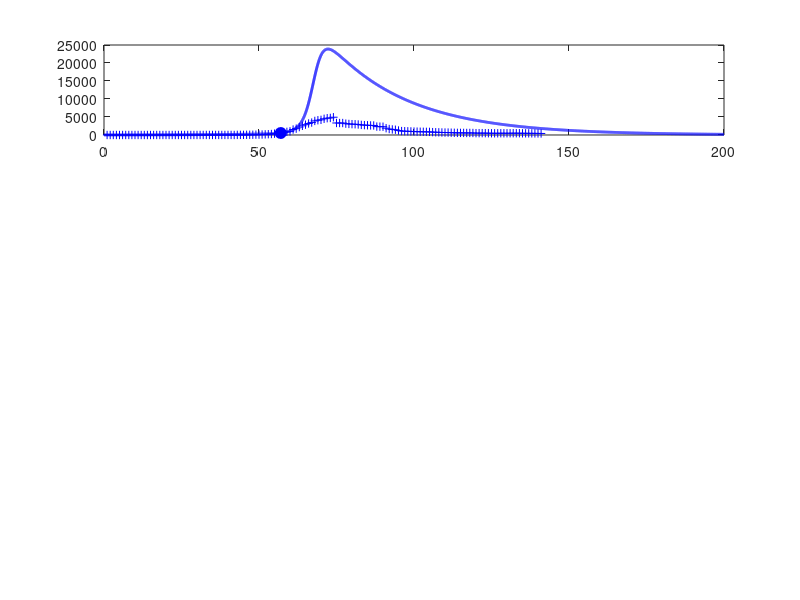

Here is the MATLAB script that generated this plot: (Note: this script raises an error after producing the figure.)
% svr19AUS.m

% Revised:  2020 04 05

% Mathemtatical model for the spread of the covid19 virus
% Model for GLOBAL spread of virus
% Model for CHINA spread of virus: download svr19CHINA.m
% Data from https://www.worldometers.info/coronavirus/
% Date file:  covid19.mat  variable covid19
% Model specified by the variables in the INPUT SECTION of the Script

% DOING PHYSICS WITH MATLAB: 
%   ../mphome.htm
% Documentation
%   http://www.physics.usyd.edu.au/teach_res/mp/doc/sird19E.htm
% Download Scripts
%   http://www.physics.usyd.edu.au/teach_res/mp/mscripts/

% Ian Cooper
% email: matlabvisualphysics@gmail.com
% Matlab 2019b

% Populations: Data d / Model
% Susceptible individuals:  Sd  S
% Active infections (currently infected);  Id  I
% Recovered:  Rd  R
% Dead:  Dd  D

close all
clear
clc

global Imax Rmax Dmax ITmax Smax

load('covid19.mat')

% DATA: variable covid19
% Col 1: World   Id   Currently Infected Cases
% Col 2: World   Rd   Recovered
% Col 3: World   Dd   Deaths

% Data for China with Script svr19CHINA.m
% Col 4: China    Total infected cases
% Col 5: China    Currently Infected Cases
% Col 6: China    Deaths
% Col 7: USA      Total infected cases
% Col 8: USA      Currently infected cases
% Col 9: USA      Deaths
% Col 10: AUST    Total infected cases
% Col 11: AUST    Currently infected cases
% Col 12: AUST    Deaths
% Col 13: INDIA   Total infected cases
% Col 14: INDIA   Currently infected cases
% Col 15: INDIA   Deaths


% Model: number of time steps 
  num = 5000;

% *********************************************************************  
% INPUTS: Model Parameters
% ********************************************************************* 

% Maximum number of days for model   [200]
  tMax = 200;
% Initial number of infections   [0.004] 
  I = zeros(num,1);
  I(1) = 0.004;
% Adjustible model parameters  
% S --> I  [0.38] 
  a = 0.1;
% I --> R  [0.036]
  b = 0.038;
% I --> D  [0.0025]
  d = 0.0006;

% See SETUP for input of surge factors

% *********************************************************************  
% SETUP
% ********************************************************************* 
  
% DATA: Id Rd Dd / Number of data days for COVID19  
  Ndays  = find(covid19 == 0,1) - 1;  
  Idtot  = covid19(1:Ndays,10);
  Id     = covid19(1:Ndays,11);
  Dd     = covid19(1:Ndays,12);

% Model: S  D  R  
  S = zeros(num,1);
  D = zeros(num,1);
  R = zeros(num,1);
  
% Model: Initial values for populations
  S(1) = 1;
  D(1) = 0;
  R(1) = 0;   
  
% TIME [days]
  t = linspace(0,tMax,num)';
  dt = t(2) - t(1);

  
% SURGE FACTORS
  s = zeros(num,1);
  for n = 1:num-1
    if t(n) > 50; s(n) = 0.14; end
    if t(n) > 80; s(n) = 0   ; end
  end

   
% *********************************************************************  
% MODEL: Time Evolution
% ********************************************************************* 
 
for n = 1:num-1
  dS = -a*S(n)*I(n)*dt;
  dI = -dS;
  I(n+1) = I(n) + dI;
  dR = b*I(n)*dt;
  dD = d*I(n)*dt;
  surge = s(n)*S(n)*dt;
  R(n+1) = R(n)+ dR;
  D(n+1) = D(n) + dD;
  S(n+1) = S(n) + dS + surge;
  I(n+1) = I(n+1) - dR - dD;
end

% Scaling I, R and D values at day specified by t_index 
%   I(27) = Id(27)
  t_index = 57;
  index = find(t > t_index,1);
  f = Id(t_index)./ I(index);

% Scale populations
  I = f.*I;
  R = f.*R;
  D = f*D;
  
  Imax = max(I);
  Rmax = max(R);
  Dmax = max(D);
  Smax = max(S);
  
% Model: total population that has been infected;  
  Itot = I + R + D;
  ITmax = max(Itot);
  
% Data
  Rd = Idtot - Id - Dd;
  Idmax = max(Id);
  Rdmax = max(Rd);
  Ddmax = max(Dd);
  ITdmax = max(Idtot);
  
% Percentages: model
  pI = 100*I(end) / Itot(end);
  pR = 100*R(end) / Itot(end);
  pD = 100*D(end) / Itot(end);
  
% Percentages: Data
  pId = 100*Id(end) / Idtot(end);
  pRd = 100*Rd(end) / Idtot(end);
  pDd = 100*Dd(end) / Idtot(end);

  
  
% *********************************************************************  
% GRAPHICS
% ********************************************************************* 

figure(1)
  set(gcf,'units','normalized');
  set(gcf,'position',[0.02 0.05 0.3 0.75]);
  set(gcf,'color','w');

subplot(4,1,1)  % INFECTIONS
    xP = 1: Ndays;
    yP = Id;
    plot(xP,yP,'b+')   
    hold on
    
    xP = t_index; yP = Id(t_index);
    plot(xP,yP,'bo','markerfacecolor','b','markersize',8)
    
    xP = t; yP = I;
    plot(xP,yP,'b','linewidth',2)

    plotMonths(1)
       
    grid on
    title('Active Infections  I')
    ylabel('I','FontName','Times New Roman')  
    set(gca,'fontsize',12)
  
    
subplot(4,1,2)   % RECOVERIES
    xP = 1: Ndays;
    yP = Rd; 
    plot(xP,yP,'k+')
    hold on
 
    xP = t_index; yP = Rd(t_index);
    plot(xP,yP,'ko','markerfacecolor','k','markersize',8)
    
    xP = t; yP = R;
    plot(xP,yP,'k','linewidth',2)
    
    plotMonths(2)    
    
    grid on
    ylabel('R')
    title('Recoveries  R')
    set(gca,'fontsize',12)
   
 subplot(4,1,3)    % DEATHS
    xP = 1: Ndays;
    yP = Dd; 
    plot(xP,yP,'r+')
    hold on
 
    xP = t_index; yP = Dd(t_index);
    plot(xP,yP,'ro','markerfacecolor','r','markersize',8)
    
    xP = t; yP = D;
    plot(xP,yP,'r','linewidth',2)
    
    plotMonths(3)
    grid on
    
    ylabel('D')
    title('Deaths  D')
    set(gca,'fontsize',12)   
    
 subplot(4,1,4)   % Total infections
 
    th = 5;
    k = log(2)/th;
    v0 = 177400/exp(k*60);
    v = v0.*exp(k*(t-35));
   % v(v > ITmax) = ITmax;
    
    xP = t(1:2500);
    yP = v(1:2500);
    plot(xP,yP,'r','linewidth',1.2)
    ylim([0 1.2*ITmax])
    hold on
 
    xP = 1: Ndays;
    yP = Idtot; 
    plot(xP,yP,'b+')
    hold on
    xP = t; yP = Itot;
    plot(xP,yP,'b','linewidth',2)
    
    plotMonths(4)
    
    grid on
    xlabel('days elapsed')
    ylabel('I_{tot}','FontName','Times New Roman')
    title('Total Infections I_{tot}');
    set(gca,'fontsize',12) 
    

figure(2)
   set(gcf,'units','normalized');
   set(gcf,'position',[0.60 0.05 0.25 0.25]);
   set(gcf,'color','w');

   fig = figure(2);
   left_color = [0 0 0];
   right_color = [1 0 1];
   set(fig,'defaultAxesColorOrder',[left_color; right_color]);
   
    hold on
    plotMonths(5)   
        
    hold on
    yyaxis left
    xP = t; yP = S;
    plot(xP,yP,'k','linewidth',2)
    grid on
    xlabel('days elapsed')
    ylabel('Susceptible population  S') 
      
    yyaxis right
    xP = t; yP = s;
    plot(xP,yP,'m','linewidth',1)
    grid on
    ylabel('surge factor  s') 
        
    set(gca,'fontsize',12)    
    box on

    
figure(7)
   set(gcf,'units','normalized');
   set(gcf,'position',[0.33 0.05 0.25 0.35]);
   set(gcf,'color','w');

   xlim([0 120])
   ylim([0 250])
   hh = 250; dh = -25;
   
   txt = 'Start date:  22 January 2020';
   Htext = text(0,hh,txt,'fontsize',12);
   set(Htext,'color','k')
   
   hh = hh+dh;
   txt = 'Model Parameters';
   text(0,hh,txt,'fontsize',12)
   
   hh = hh+dh;
   txt = sprintf('I(0) = %3.0f   a = %2.3f   b = %2.3f   d = %2.3f', ...
       I(1),a,b,d);
   text(0,hh,txt,'fontsize',12)
      
   hh = hh+2*dh; 
   txt = 'DATA';
   text(0,hh,txt,'fontsize',12)
   
    z = datenum([2020 1 22]);
    z = z + Ndays-1;
    z = datetime(z,'ConvertFrom','datenum');
    z.Format = 'dd-MMM-yyyy';
    txt = cellstr(z) ; 
    text(20,hh,txt,'fontsize',12)
    
   hh = hh+dh;
   z1 = Id(end); z2 = Rd(end); z3 = Dd(end); z4 = z1+z2+z3;  
   txt = sprintf('I = %5.0f    R = %5.0f    D = %5.0f    I_{tot} = %5.0f', z1,z2,z3,z4);
   text(6,hh,txt,'fontsize',12)
   
    % Recoveries and Deaths
    pR = 100*Rd(end)/(Rd(end)+Dd(end));
    pD = 100*Dd(end)/(Rd(end)+Dd(end));
    hh = hh+dh;
    txt = sprintf('percent: Active = %2.1f  Recoveries = %2.1f    Deaths = %2.1f   ',pId,pRd,pDd);
    text(2,hh,txt,'fontsize',12)  
   
   hh = hh+2*dh; 
   txt = 'MODEL PREDICTIONS';
   text(0,hh,txt,'fontsize',12)
   
    z = datenum([2020 1 22]);
    z = z + tMax;
    z = datetime(z,'ConvertFrom','datenum');
    z.Format = 'dd-MMM-yyyy';
    txt = cellstr(z) ; 
    text(60,hh,txt,'fontsize',12)
   
   hh = hh+dh;
    z1 = I(end); z2 = R(end); z3 = D(end); z4 = z1+z2+z3;  
    txt = sprintf('I = %5.0f    R = %5.0f    D = %5.0f    I_{tot} = %5.0f', z1,z2,z3,z4);
    text(6,hh,txt,'fontsize',12)

   hh = hh+dh;
    txt = 'Peak';
    text(10,hh,txt,'fontsize',12)
    z = find(I == Imax,1);
    z = t(z) + datenum([2020 1 22]);
    z = datetime(z,'ConvertFrom','datenum');
    z.Format = 'dd-MMM-yyyy';
    txt = cellstr(z) ; 
    text(30,hh,txt,'fontsize',12)
   
    txt = sprintf('I_{peak} = %5.0f',Imax);
    text(70,hh,txt,'fontsize',12)
   
    hh = hh+dh;
    txt = sprintf('percent: Active = %2.1f  Recoveries = %2.1f    Deaths = %2.1f   ',pI,pR,pD);
    text(2,hh,txt,'fontsize',12)   
       
    axis off    
   
   
   
   function  pM = plotMonths(z)
     global Imax Rmax Dmax ITmax Smax
     
     % Months
       m1 = [2020 01 22];    % day zero
       m2 = [2020 02  1];    % Feb
       m3 = [2020 03  1];    % Mar
       m4 = [2020 04  1];    % Apr
       m5 = [2020 05  1];    % May
       m6 = [2020 06  1];    % Jun
       m7 = [2020 07  1];    % Jul
       m8 = [2020 08  1];    % Aug
   
      tm(1) = datenum(m1);
      tm(2) = datenum(m2) - tm(1);
      tm(3) = datenum(m3) - tm(1);
      tm(4) = datenum(m4) - tm(1);
      tm(5) = datenum(m5) - tm(1);
      tm(6) = datenum(m6) - tm(1);
      tm(7) = datenum(m7) - tm(1);
      tm(8) = datenum(m8) - tm(1);
   
      if z == 1; yMax = Imax;  end
      if z == 2; yMax = Rmax;  end
      if z == 3; yMax = Dmax;  end
      if z == 4; yMax = ITmax; end
      if z == 5; yMax = Smax; end
      
      for n = 2:8
        plot([tm(n), tm(n)], [0, yMax],'color', [0.5 0.5 0.5],'linewidth',1);
      end
      
      ys = 0.8;
      text(22, ys*yMax,'F')
      text(52, ys*yMax,'M')
      text(82, ys*yMax,'A')
      text(112,ys*yMax,'M')
      text(142,ys*yMax,'J')
      text(172,ys*yMax,'J')
      
   end
